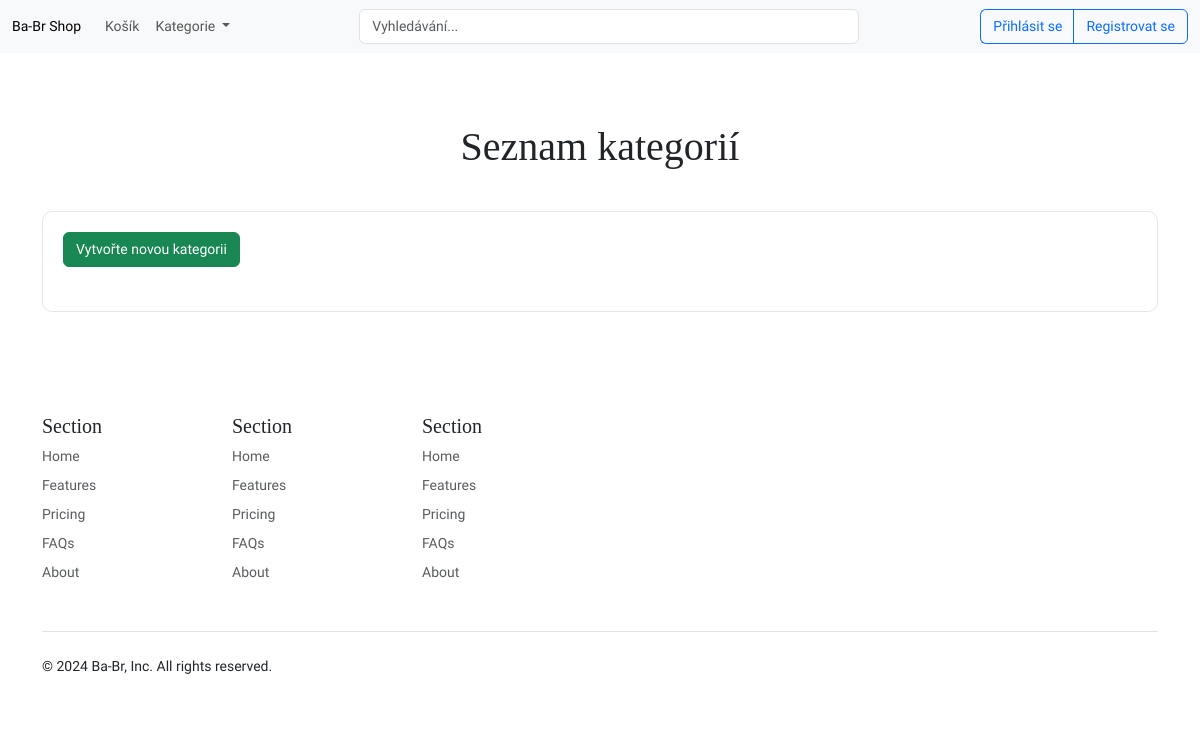
/Eshop_app/categories/, run on an earlier commit of the app's database.
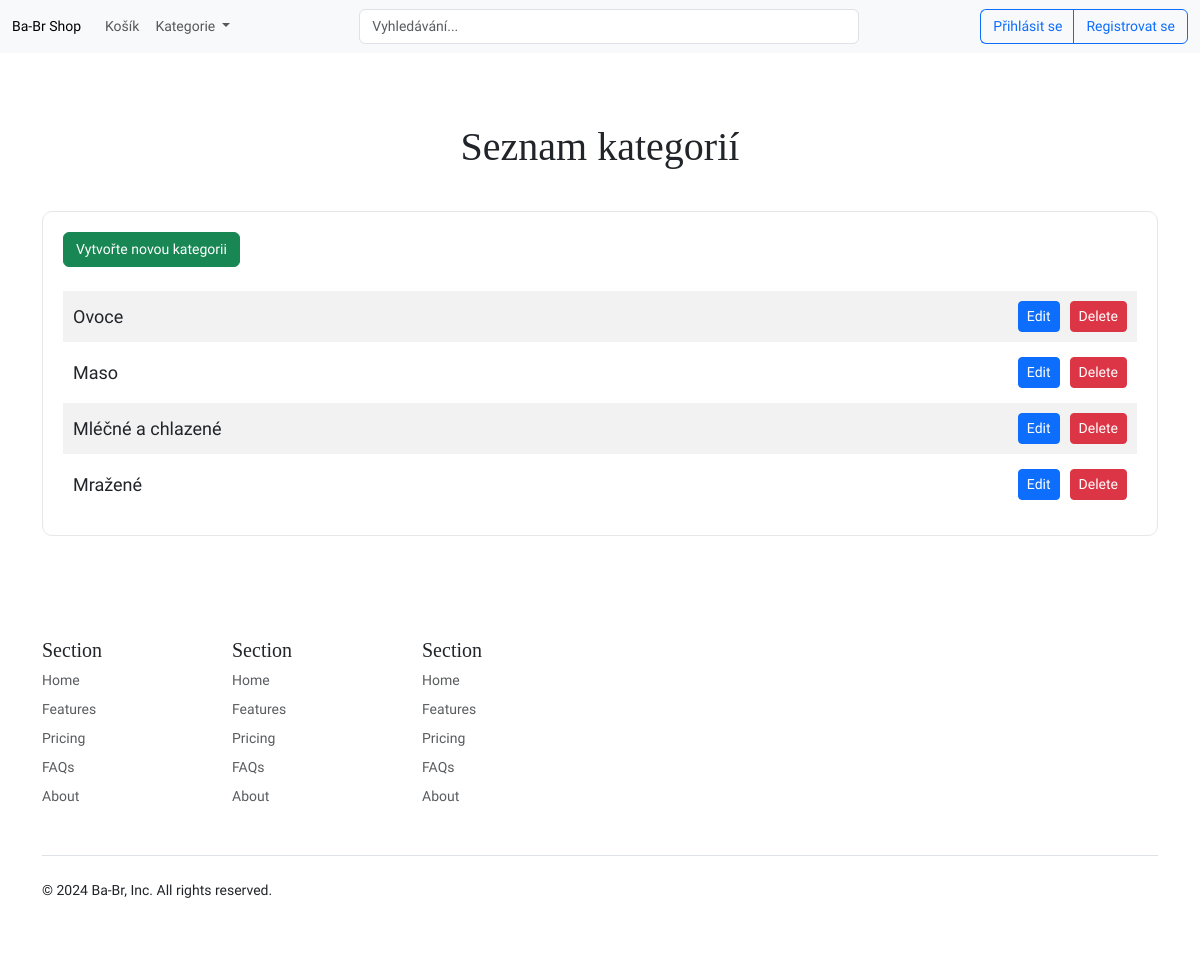
And on a later commit of the database.
### Eshop_app/models.py (models this page shows)
class Category(models.Model):
    name = models.CharField(max_length=100)
    parent_category = models.ForeignKey("self", null=True, blank=True, on_delete=models.CASCADE,
                                        related_name="subcategories")
    def __str__(self):
        return self.name

### Eshop_app/views.py (the view)
# urls.py: path('categories/', views.category_list, name='category_list'),
def category_list(request):
    categories = Category.objects.all()
    print(f'Categories: {categories}')
    return render(request, 'category_list.html', {'categories': categories})

### Eshop_app/templates/category_list.html
{% extends "base.html" %}
{% block content %}
<h1 class="main_header">Seznam kategorií</h1>
{% include 'components/component_category_list.html' with categories=categories %}
{% endblock %}

### Eshop_app/templates/components/component_category_list.html
<div class="product mb-4">
    <a id="new_category" class="btn btn-success mb-4" href="{% url 'category_create' %}">Vytvořte novou kategorii</a>
    <ul class="category_list">
        {% for category in categories %}
        <li>
            <div>{{ category.name }}</div>
            <div><a class="btn btn-primary btn-sm" href="{% url 'category_update' category.pk %}">Edit</a></div>
            <div><a class="btn btn-danger btn-sm" href="{% url 'category_delete' category.pk %}">Delete</a></div>
        </li>
        {% endfor %}
    </ul>
</div>

What changed in the data, as far as the page shows it:
added Category: name "Ovoce"
added Category: name "Maso"
added Category: name "Mléčné a chlazené"
added Category: name "Mražené"
